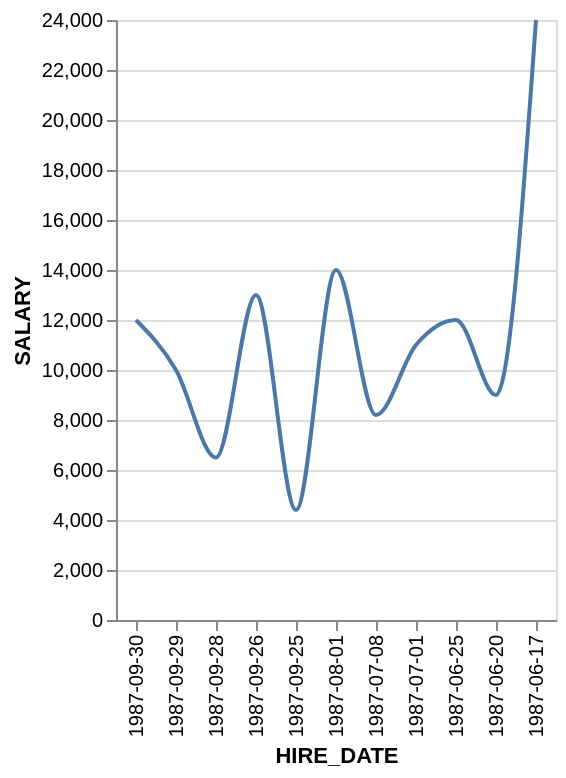

Specify this chart in Vega-Lite:
### Vega-Lite specification from a JSON file in a GitHub repository (floating-point values rounded to 4 significant figures)
{"data": {"values": [{"x_data": "1987-06-17", "y_data": 24000}, {"x_data": "1987-06-20", "y_data": 9000}, {"x_data": "1987-06-25", "y_data": 12000}, {"x_data": "1987-07-01", "y_data": 11000}, {"x_data": "1987-07-08", "y_data": 8200}, {"x_data": "1987-08-01", "y_data": 14000}, {"x_data": "1987-09-25", "y_data": 4400}, {"x_data": "1987-09-26", "y_data": 13000}, {"x_data": "1987-09-28", "y_data": 6500}, {"x_data": "1987-09-29", "y_data": 10000}, {"x_data": "1987-09-30", "y_data": 12000}]}, "mark": {"type": "line", "interpolate": "monotone"}, "encoding": {"x": {"field": "x_data", "type": "nominal", "title": "HIRE_DATE", "sort": "descending"}, "y": {"field": "y_data", "type": "quantitative", "title": "SALARY"}}}
